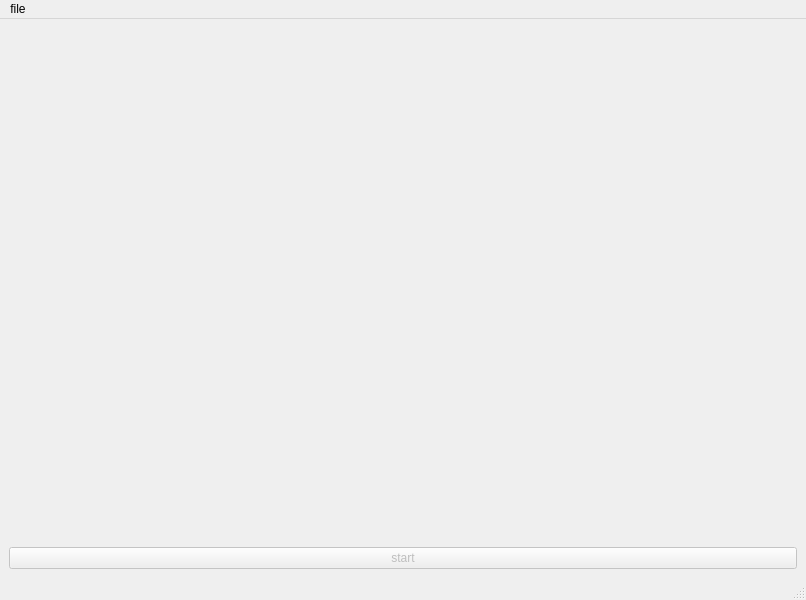
<?xml version="1.0" encoding="UTF-8"?>
<ui version="4.0">
 <class>MainWindow</class>
 <widget class="QMainWindow" name="MainWindow">
  <property name="geometry">
   <rect>
    <x>0</x>
    <y>0</y>
    <width>806</width>
    <height>600</height>
   </rect>
  </property>
  <property name="windowTitle">
   <string>MainWindow</string>
  </property>
  <widget class="QWidget" name="centralwidget">
   <layout class="QGridLayout" name="gridLayout_3">
    <item row="3" column="0">
     <widget class="QCustomPlot" name="customplot" native="true">
      <property name="sizePolicy">
       <sizepolicy hsizetype="Preferred" vsizetype="Preferred">
        <horstretch>0</horstretch>
        <verstretch>0</verstretch>
       </sizepolicy>
      </property>
     </widget>
    </item>
    <item row="2" column="0">
     <widget class="QLabel" name="dataLoaded">
      <property name="text">
       <string>&lt;html&gt;&lt;head/&gt;&lt;body&gt;&lt;p&gt;&lt;br/&gt;&lt;/p&gt;&lt;/body&gt;&lt;/html&gt;</string>
      </property>
      <property name="alignment">
       <set>Qt::AlignCenter</set>
      </property>
     </widget>
    </item>
    <item row="4" column="0">
     <widget class="QPushButton" name="start">
      <property name="enabled">
       <bool>false</bool>
      </property>
      <property name="text">
       <string>start</string>
      </property>
     </widget>
    </item>
   </layout>
  </widget>
  <widget class="QMenuBar" name="menubar">
   <property name="geometry">
    <rect>
     <x>0</x>
     <y>0</y>
     <width>806</width>
     <height>20</height>
    </rect>
   </property>
   <widget class="QMenu" name="menufile">
    <property name="title">
     <string>file</string>
    </property>
    <addaction name="actionopen"/>
    <addaction name="actionclear"/>
    <addaction name="actionsave"/>
   </widget>
   <addaction name="menufile"/>
  </widget>
  <widget class="QStatusBar" name="statusbar"/>
  <action name="actionopen">
   <property name="text">
    <string>open</string>
   </property>
  </action>
  <action name="actionclear">
   <property name="text">
    <string>clear</string>
   </property>
  </action>
  <action name="actionsave">
   <property name="text">
    <string>save</string>
   </property>
  </action>
 </widget>
 <customwidgets>
  <customwidget>
   <class>QCustomPlot</class>
   <extends>QWidget</extends>
   <header>qcustomplot.h</header>
   <container>1</container>
  </customwidget>
 </customwidgets>
 <resources/>
 <connections/>
</ui>
